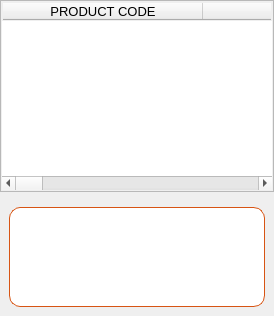
             <widget class="QWidget" name="Roof">
              <attribute name="title">
               <string>Roof</string>
              </attribute>
              <layout class="QHBoxLayout" name="horizontalLayout_19">
               <property name="leftMargin">
                <number>0</number>
               </property>
               <property name="topMargin">
                <number>0</number>
               </property>
               <property name="rightMargin">
                <number>0</number>
               </property>
               <property name="bottomMargin">
                <number>0</number>
               </property>
               <item>
                <widget class="QWidget" name="roooof" native="true">
                 <layout class="QVBoxLayout" name="verticalLayout_17">
                  <property name="leftMargin">
                   <number>0</number>
                  </property>
                  <property name="topMargin">
                   <number>0</number>
                  </property>
                  <property name="rightMargin">
                   <number>0</number>
                  </property>
                  <property name="bottomMargin">
                   <number>0</number>
                  </property>
                  <item>
                   <widget class="QTableWidget" name="rooftable">
                    <property name="styleSheet">
                     <string notr="true">padding: 1;</string>
                    </property>
                    <attribute name="horizontalHeaderDefaultSectionSize">
                     <number>200</number>
                    </attribute>
                    <column>
                     <property name="text">
                      <string>PRODUCT CODE</string>
                     </property>
                     <property name="font">
                      <font>
                       <pointsize>10</pointsize>
                      </font>
                     </property>
                    </column>
                    <column>
                     <property name="text">
                      <string>NAME</string>
                     </property>
                     <property name="font">
                      <font>
                       <pointsize>10</pointsize>
                      </font>
                     </property>
                    </column>
                    <column>
                     <property name="text">
                      <string>DESCRIPTION</string>
                     </property>
                     <property name="font">
                      <font>
                       <pointsize>10</pointsize>
                      </font>
                     </property>
                    </column>
                    <column>
                     <property name="text">
                      <string>PRICE</string>
                     </property>
                     <property name="font">
                      <font>
                       <pointsize>10</pointsize>
                      </font>
                     </property>
                    </column>
                    <column>
                     <property name="text">
                      <string>STOCK QTY.</string>
                     </property>
                     <property name="font">
                      <font>
                       <pointsize>10</pointsize>
                      </font>
                     </property>
                    </column>
                    <column>
                     <property name="text">
                      <string>PRODUCT TYPE</string>
                     </property>
                     <property name="font">
                      <font>
                       <pointsize>10</pointsize>
                      </font>
                     </property>
                    </column>
                    <column>
                     <property name="text">
                      <string>LENGTH</string>
                     </property>
                    </column>
                    <column>
                     <property name="text">
                      <string>WIDTH</string>
                     </property>
                    </column>
                    <column>
                     <property name="text">
                      <string>COLOR</string>
                     </property>
                    </column>
                    <column>
                     <property name="text">
                      <string>THICKNESS</string>
                     </property>
                    </column>
                    <column>
                     <property name="text">
                      <string>ROOF TYPE</string>
                     </property>
                    </column>
                   </widget>
                  </item>
                  <item>
                   <widget class="QWidget" name="alert_2" native="true">
                    <property name="minimumSize">
                     <size>
                      <width>0</width>
                      <height>100</height>
                     </size>
                    </property>
                    <layout class="QVBoxLayout" name="verticalLayout_18">
                     <item>
                      <widget class="QTextBrowser" name="alertwarn_2">
                       <property name="sizePolicy">
                        <sizepolicy hsizetype="Preferred" vsizetype="Preferred">
                         <horstretch>0</horstretch>
                         <verstretch>0</verstretch>
                        </sizepolicy>
                       </property>
                       <property name="maximumSize">
                        <size>
                         <width>16777215</width>
                         <height>100</height>
                        </size>
                       </property>
                       <property name="styleSheet">
                        <string notr="true">
    background-color: #ffffff;
border-radius: 11;
    color: #d75413;
    border: 1px solid #d75413; 
    padding: 3px;
    font-family: &quot;Verdana&quot;, sans-serif; 


</string>
                       </property>
                      </widget>
                     </item>
                    </layout>
                   </widget>
                  </item>
                 </layout>
                </widget>
               </item>
              </layout>
             </widget>
